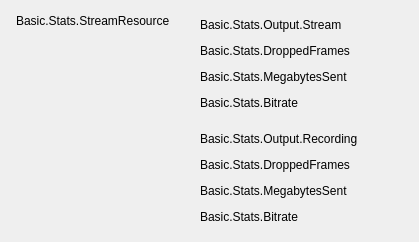
       <widget class="QWidget" name="widget_StreamRecordResource" native="true">
        <property name="minimumSize">
         <size>
          <width>0</width>
          <height>0</height>
         </size>
        </property>
        <layout class="QFormLayout" name="formLayout_3">
         <property name="fieldGrowthPolicy">
          <enum>QFormLayout::AllNonFixedFieldsGrow</enum>
         </property>
         <property name="horizontalSpacing">
          <number>0</number>
         </property>
         <property name="verticalSpacing">
          <number>0</number>
         </property>
         <property name="leftMargin">
          <number>16</number>
         </property>
         <property name="topMargin">
          <number>12</number>
         </property>
         <property name="rightMargin">
          <number>16</number>
         </property>
         <property name="bottomMargin">
          <number>12</number>
         </property>
         <item row="0" column="0">
          <widget class="QLabel" name="label_StreamRecordResource">
           <property name="sizePolicy">
            <sizepolicy hsizetype="Fixed" vsizetype="Fixed">
             <horstretch>0</horstretch>
             <verstretch>0</verstretch>
            </sizepolicy>
           </property>
           <property name="minimumSize">
            <size>
             <width>184</width>
             <height>18</height>
            </size>
           </property>
           <property name="maximumSize">
            <size>
             <width>184</width>
             <height>18</height>
            </size>
           </property>
           <property name="text">
            <string>Basic.Stats.StreamResource</string>
           </property>
          </widget>
         </item>
         <item row="0" column="1">
          <layout class="QHBoxLayout" name="horizontalLayout_Stream">
           <property name="spacing">
            <number>0</number>
           </property>
           <property name="topMargin">
            <number>4</number>
           </property>
           <property name="bottomMargin">
            <number>4</number>
           </property>
           <item>
            <widget class="QLabel" name="label_Stream">
             <property name="sizePolicy">
              <sizepolicy hsizetype="Preferred" vsizetype="Preferred">
               <horstretch>0</horstretch>
               <verstretch>0</verstretch>
              </sizepolicy>
             </property>
             <property name="minimumSize">
              <size>
               <width>0</width>
               <height>18</height>
              </size>
             </property>
             <property name="maximumSize">
              <size>
               <width>16777215</width>
               <height>16777215</height>
              </size>
             </property>
             <property name="text">
              <string>Basic.Stats.Output.Stream</string>
             </property>
            </widget>
           </item>
          </layout>
         </item>
         <item row="1" column="1">
          <layout class="QHBoxLayout" name="horizontalLayout_StreamDroppedFrames">
           <property name="spacing">
            <number>6</number>
           </property>
           <property name="topMargin">
            <number>4</number>
           </property>
           <property name="bottomMargin">
            <number>4</number>
           </property>
           <item>
            <widget class="QLabel" name="label_StreamDroppedFrames">
             <property name="sizePolicy">
              <sizepolicy hsizetype="Preferred" vsizetype="Preferred">
               <horstretch>0</horstretch>
               <verstretch>0</verstretch>
              </sizepolicy>
             </property>
             <property name="minimumSize">
              <size>
               <width>0</width>
               <height>18</height>
              </size>
             </property>
             <property name="maximumSize">
              <size>
               <width>16777215</width>
               <height>16777215</height>
              </size>
             </property>
             <property name="text">
              <string>Basic.Stats.DroppedFrames</string>
             </property>
            </widget>
           </item>
           <item>
            <widget class="QLabel" name="label_StreamDroppedFramesValue">
             <property name="sizePolicy">
              <sizepolicy hsizetype="Preferred" vsizetype="Fixed">
               <horstretch>0</horstretch>
               <verstretch>0</verstretch>
              </sizepolicy>
             </property>
             <property name="minimumSize">
              <size>
               <width>0</width>
               <height>17</height>
              </size>
             </property>
             <property name="maximumSize">
              <size>
               <width>16777215</width>
               <height>17</height>
              </size>
             </property>
             <property name="text">
              <string/>
             </property>
            </widget>
           </item>
           <item>
            <spacer name="horizontalSpacer_10">
             <property name="orientation">
              <enum>Qt::Horizontal</enum>
             </property>
             <property name="sizeHint" stdset="0">
              <size>
               <width>40</width>
               <height>1</height>
              </size>
             </property>
            </spacer>
           </item>
          </layout>
         </item>
         <item row="2" column="1">
          <layout class="QHBoxLayout" name="horizontalLayout_StreamMegabytesSent">
           <property name="spacing">
            <number>6</number>
           </property>
           <property name="topMargin">
            <number>4</number>
           </property>
           <property name="bottomMargin">
            <number>4</number>
           </property>
           <item>
            <widget class="QLabel" name="label_StreamMegabytesSent">
             <property name="sizePolicy">
              <sizepolicy hsizetype="Preferred" vsizetype="Preferred">
               <horstretch>0</horstretch>
               <verstretch>0</verstretch>
              </sizepolicy>
             </property>
             <property name="minimumSize">
              <size>
               <width>0</width>
               <height>18</height>
              </size>
             </property>
             <property name="maximumSize">
              <size>
               <width>16777215</width>
               <height>16777215</height>
              </size>
             </property>
             <property name="text">
              <string>Basic.Stats.MegabytesSent</string>
             </property>
            </widget>
           </item>
           <item>
            <widget class="QLabel" name="label_StreamMegabytesSentValue">
             <property name="sizePolicy">
              <sizepolicy hsizetype="Preferred" vsizetype="Fixed">
               <horstretch>0</horstretch>
               <verstretch>0</verstretch>
              </sizepolicy>
             </property>
             <property name="minimumSize">
              <size>
               <width>0</width>
               <height>17</height>
              </size>
             </property>
             <property name="maximumSize">
              <size>
               <width>16777215</width>
               <height>17</height>
              </size>
             </property>
             <property name="text">
              <string/>
             </property>
            </widget>
           </item>
           <item>
            <spacer name="horizontalSpacer_11">
             <property name="orientation">
              <enum>Qt::Horizontal</enum>
             </property>
             <property name="sizeHint" stdset="0">
              <size>
               <width>40</width>
               <height>1</height>
              </size>
             </property>
            </spacer>
           </item>
          </layout>
         </item>
         <item row="3" column="1">
          <layout class="QHBoxLayout" name="horizontalLayout_StreamBitrate">
           <property name="spacing">
            <number>6</number>
           </property>
           <property name="topMargin">
            <number>4</number>
           </property>
           <property name="bottomMargin">
            <number>14</number>
           </property>
           <item>
            <widget class="QLabel" name="label_StreamBitrate">
             <property name="sizePolicy">
              <sizepolicy hsizetype="Preferred" vsizetype="Preferred">
               <horstretch>0</horstretch>
               <verstretch>0</verstretch>
              </sizepolicy>
             </property>
             <property name="minimumSize">
              <size>
               <width>0</width>
               <height>18</height>
              </size>
             </property>
             <property name="maximumSize">
              <size>
               <width>16777215</width>
               <height>16777215</height>
              </size>
             </property>
             <property name="text">
              <string>Basic.Stats.Bitrate</string>
             </property>
            </widget>
           </item>
           <item>
            <widget class="QLabel" name="label_StreamBitrateValue">
             <property name="sizePolicy">
              <sizepolicy hsizetype="Preferred" vsizetype="Fixed">
               <horstretch>0</horstretch>
               <verstretch>0</verstretch>
              </sizepolicy>
             </property>
             <property name="minimumSize">
              <size>
               <width>0</width>
               <height>17</height>
              </size>
             </property>
             <property name="maximumSize">
              <size>
               <width>16777215</width>
               <height>17</height>
              </size>
             </property>
             <property name="text">
              <string/>
             </property>
            </widget>
           </item>
           <item>
            <spacer name="horizontalSpacer_12">
             <property name="orientation">
              <enum>Qt::Horizontal</enum>
             </property>
             <property name="sizeHint" stdset="0">
              <size>
               <width>40</width>
               <height>1</height>
              </size>
             </property>
            </spacer>
           </item>
          </layout>
         </item>
         <item row="4" column="1">
          <layout class="QHBoxLayout" name="horizontalLayout_Rec">
           <property name="spacing">
            <number>0</number>
           </property>
           <property name="topMargin">
            <number>4</number>
           </property>
           <property name="bottomMargin">
            <number>4</number>
           </property>
           <item>
            <widget class="QLabel" name="label_Rec">
             <property name="sizePolicy">
              <sizepolicy hsizetype="Preferred" vsizetype="Preferred">
               <horstretch>0</horstretch>
               <verstretch>0</verstretch>
              </sizepolicy>
             </property>
             <property name="minimumSize">
              <size>
               <width>0</width>
               <height>18</height>
              </size>
             </property>
             <property name="maximumSize">
              <size>
               <width>16777215</width>
               <height>16777215</height>
              </size>
             </property>
             <property name="text">
              <string>Basic.Stats.Output.Recording</string>
             </property>
            </widget>
           </item>
          </layout>
         </item>
         <item row="5" column="1">
          <layout class="QHBoxLayout" name="horizontalLayout_RecDroppedFrames">
           <property name="spacing">
            <number>6</number>
           </property>
           <property name="topMargin">
            <number>4</number>
           </property>
           <property name="bottomMargin">
            <number>4</number>
           </property>
           <item>
            <widget class="QLabel" name="label_RecDroppedFrames">
             <property name="sizePolicy">
              <sizepolicy hsizetype="Preferred" vsizetype="Preferred">
               <horstretch>0</horstretch>
               <verstretch>0</verstretch>
              </sizepolicy>
             </property>
             <property name="minimumSize">
              <size>
               <width>0</width>
               <height>18</height>
              </size>
             </property>
             <property name="maximumSize">
              <size>
               <width>16777215</width>
               <height>16777215</height>
              </size>
             </property>
             <property name="text">
              <string>Basic.Stats.DroppedFrames</string>
             </property>
            </widget>
           </item>
           <item>
            <widget class="QLabel" name="label_RecDroppedFramesValue">
             <property name="sizePolicy">
              <sizepolicy hsizetype="Preferred" vsizetype="Fixed">
               <horstretch>0</horstretch>
               <verstretch>0</verstretch>
              </sizepolicy>
             </property>
             <property name="minimumSize">
              <size>
               <width>0</width>
               <height>17</height>
              </size>
             </property>
             <property name="maximumSize">
              <size>
               <width>16777215</width>
               <height>17</height>
              </size>
             </property>
             <property name="text">
              <string/>
             </property>
            </widget>
           </item>
           <item>
            <spacer name="horizontalSpacer_13">
             <property name="orientation">
              <enum>Qt::Horizontal</enum>
             </property>
             <property name="sizeHint" stdset="0">
              <size>
               <width>40</width>
               <height>1</height>
              </size>
             </property>
            </spacer>
           </item>
          </layout>
         </item>
         <item row="6" column="1">
          <layout class="QHBoxLayout" name="horizontalLayout_RecMegabytesSent">
           <property name="spacing">
            <number>6</number>
           </property>
           <property name="topMargin">
            <number>4</number>
           </property>
           <property name="bottomMargin">
            <number>4</number>
           </property>
           <item>
            <widget class="QLabel" name="label_RecMegabytesSent">
             <property name="sizePolicy">
              <sizepolicy hsizetype="Preferred" vsizetype="Preferred">
               <horstretch>0</horstretch>
               <verstretch>0</verstretch>
              </sizepolicy>
             </property>
             <property name="minimumSize">
              <size>
               <width>0</width>
               <height>18</height>
              </size>
             </property>
             <property name="maximumSize">
              <size>
               <width>16777215</width>
               <height>16777215</height>
              </size>
             </property>
             <property name="text">
              <string>Basic.Stats.MegabytesSent</string>
             </property>
            </widget>
           </item>
           <item>
            <widget class="QLabel" name="label_RecMegabytesSentValue">
             <property name="sizePolicy">
              <sizepolicy hsizetype="Preferred" vsizetype="Fixed">
               <horstretch>0</horstretch>
               <verstretch>0</verstretch>
              </sizepolicy>
             </property>
             <property name="minimumSize">
              <size>
               <width>0</width>
               <height>17</height>
              </size>
             </property>
             <property name="maximumSize">
              <size>
               <width>16777215</width>
               <height>17</height>
              </size>
             </property>
             <property name="text">
              <string/>
             </property>
            </widget>
           </item>
           <item>
            <spacer name="horizontalSpacer_14">
             <property name="orientation">
              <enum>Qt::Horizontal</enum>
             </property>
             <property name="sizeHint" stdset="0">
              <size>
               <width>40</width>
               <height>1</height>
              </size>
             </property>
            </spacer>
           </item>
          </layout>
         </item>
         <item row="7" column="1">
          <layout class="QHBoxLayout" name="horizontalLayout_RecBitrate">
           <property name="spacing">
            <number>6</number>
           </property>
           <property name="topMargin">
            <number>4</number>
           </property>
           <property name="bottomMargin">
            <number>4</number>
           </property>
           <item>
            <widget class="QLabel" name="label_RecBitrate">
             <property name="sizePolicy">
              <sizepolicy hsizetype="Preferred" vsizetype="Preferred">
               <horstretch>0</horstretch>
               <verstretch>0</verstretch>
              </sizepolicy>
             </property>
             <property name="minimumSize">
              <size>
               <width>0</width>
               <height>18</height>
              </size>
             </property>
             <property name="maximumSize">
              <size>
               <width>16777215</width>
               <height>16777215</height>
              </size>
             </property>
             <property name="text">
              <string>Basic.Stats.Bitrate</string>
             </property>
            </widget>
           </item>
           <item>
            <widget class="QLabel" name="label_RecBitrateValue">
             <property name="sizePolicy">
              <sizepolicy hsizetype="Preferred" vsizetype="Fixed">
               <horstretch>0</horstretch>
               <verstretch>0</verstretch>
              </sizepolicy>
             </property>
             <property name="minimumSize">
              <size>
               <width>0</width>
               <height>17</height>
              </size>
             </property>
             <property name="maximumSize">
              <size>
               <width>16777215</width>
               <height>17</height>
              </size>
             </property>
             <property name="text">
              <string/>
             </property>
            </widget>
           </item>
           <item>
            <spacer name="horizontalSpacer_15">
             <property name="orientation">
              <enum>Qt::Horizontal</enum>
             </property>
             <property name="sizeHint" stdset="0">
              <size>
               <width>40</width>
               <height>1</height>
              </size>
             </property>
            </spacer>
           </item>
          </layout>
         </item>
        </layout>
       </widget>
